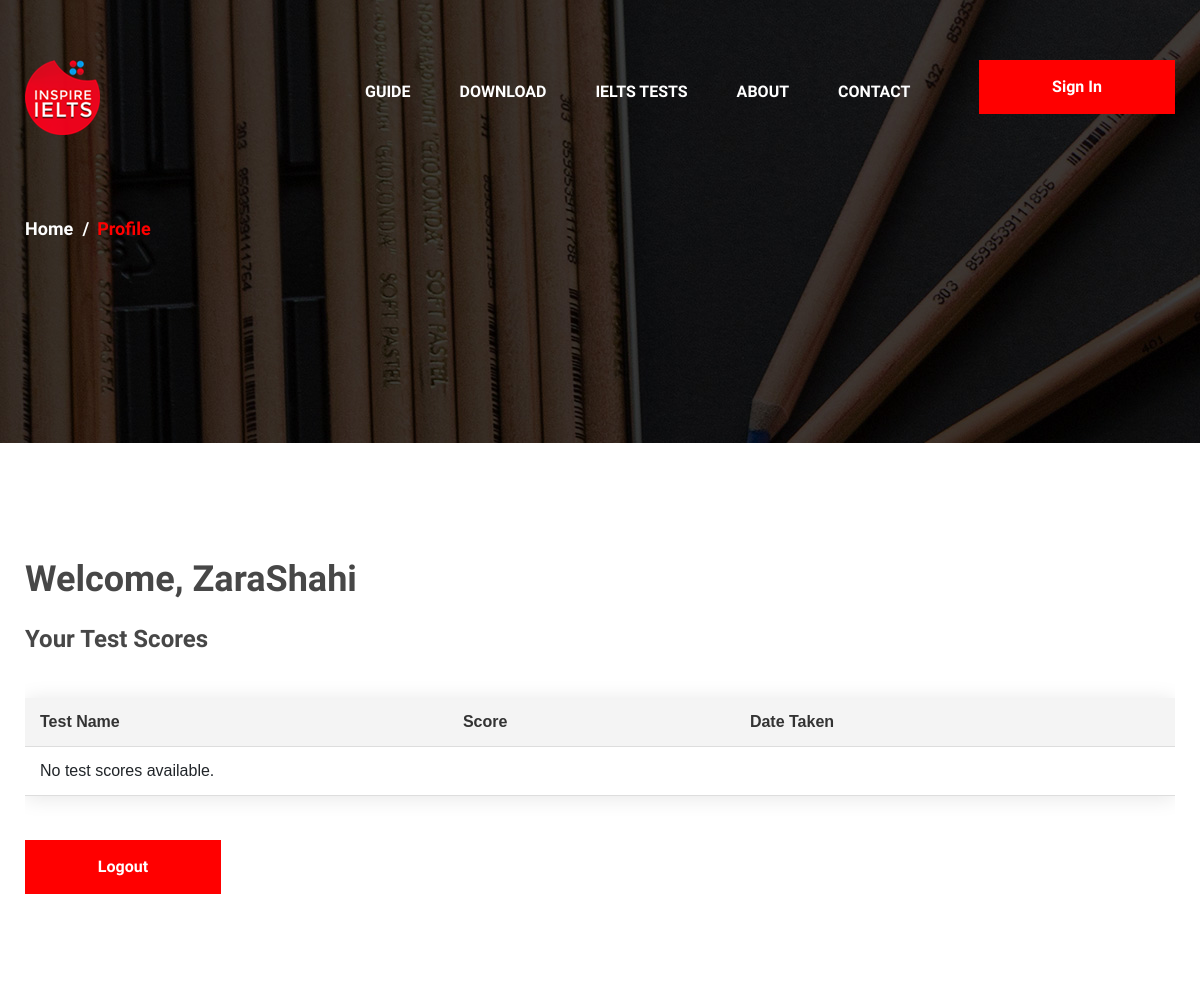
/profile/ (signed in, upper part), run on an earlier commit of the app's database.
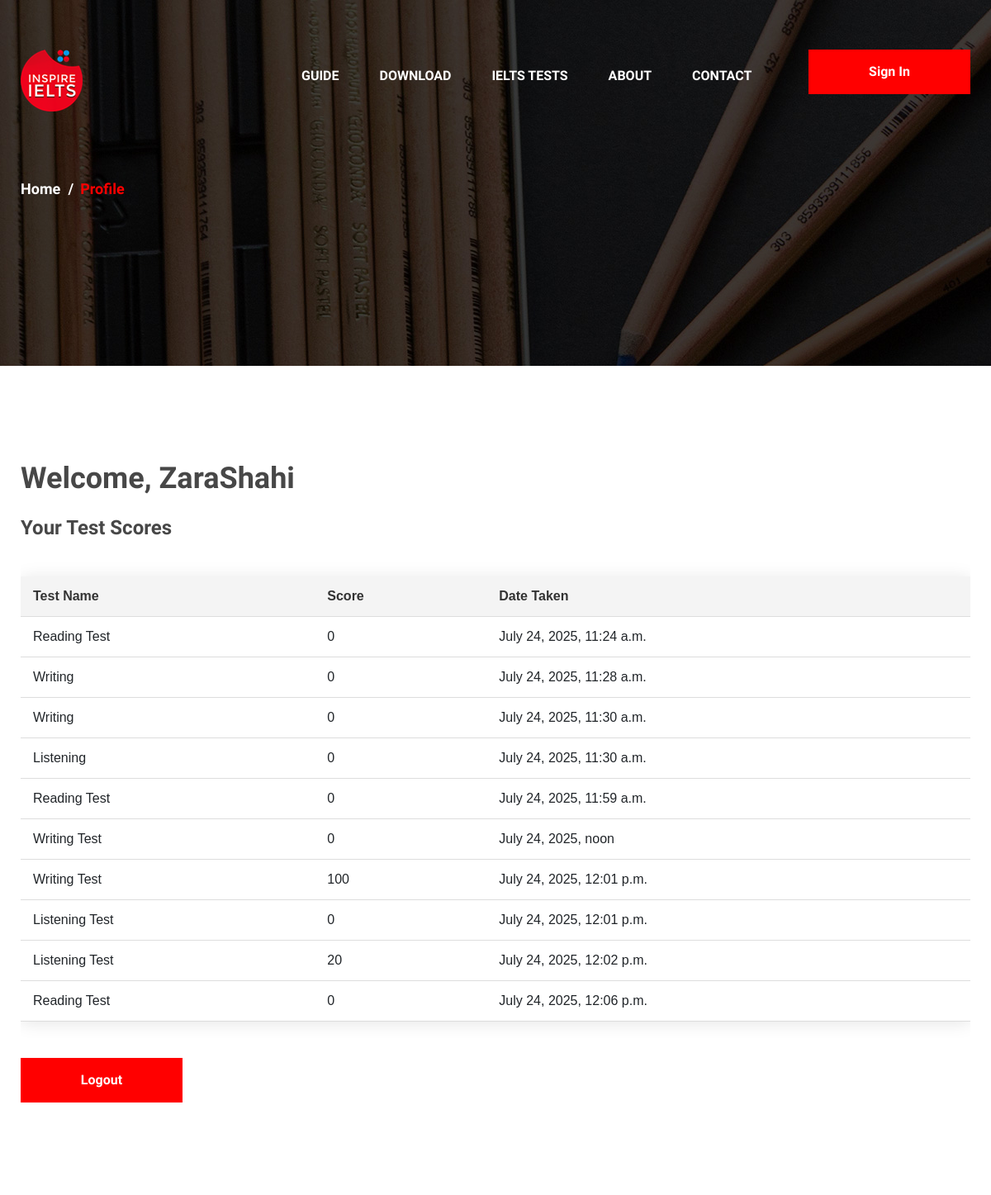
And on a later commit of the database.
### ieltstest/models.py (models this page shows, shortened)
class TestScore(models.Model):
    user = models.ForeignKey(User, on_delete=models.CASCADE)
    test_name = models.CharField(max_length=100)
    score = models.IntegerField()
    date_taken = models.DateTimeField(auto_now_add=True)

### ieltstest/views.py (the view)
# urls.py: path('profile/', profile, name='profile'),
def profile(request):
    if not request.user.is_authenticated:
        return redirect('ieltstest:signin')  # Redirect to signin page if not logged in
    scores = TestScore.objects.filter(user=request.user)
    return render(request, 'profile.html', {'scores': scores})

### ieltstest/templates/profile.html (shortened to what this page needs)
{% extends 'base.html' %}
{% load static %}
{% block content %}
    <div class="page-info-section set-bg" data-setbg="{% static 'img/page-bg/4.jpg' %}">
        <div class="container">
            <div class="site-breadcrumb">
                <a href="{% url 'ieltstest:index' %}">Home</a>
                <span>Profile</span>
            </div>
        </div>
    </div>
    <section class="profile-page spad">
        <div class="container">
            <h2>Welcome, {{ user.username }}</h2><br/>
            <h4>Your Test Scores</h4><br/>
            <div class="table-responsive">
                <table class="score-table">
                    <thead>
                        <tr>
                            <th>Test Name</th>
                            <th>Score</th>
                            <th>Date Taken</th>
                        </tr>
                    </thead>
                    <tbody>
                        {% for score in scores %}
                        <tr>
                            <td>{{ score.test_name }}</td>
                            <td>{{ score.score }}</td>
                            <td>{{ score.date_taken }}</td>
                        </tr>
                        {% empty %}
                        <tr>
                            <td colspan="3">No test scores available.</td>
                        </tr>
                        {% endfor %}
                    </tbody>
                </table>
            </div>
            <form method="post" action="{% url 'ieltstest:logout' %}">
                <br/><button type="submit" class="site-btn">Logout</button>
            </form>
        </div>
    </section>
{% endblock %}

What changed in the data, as far as the page shows it:
added TestScore: test_name "Reading Test", score "0", date_taken "July 24, 2025, 11:24 a.m."
added TestScore: test_name "Writing", score "0", date_taken "July 24, 2025, 11:28 a.m."
added TestScore: test_name "Writing", score "0", date_taken "July 24, 2025, 11:30 a.m."
added TestScore: test_name "Listening", score "0", date_taken "July 24, 2025, 11:30 a.m."
added TestScore: test_name "Reading Test", score "0", date_taken "July 24, 2025, 11:59 a.m."
added TestScore: test_name "Writing Test", score "0", date_taken "July 24, 2025, noon"
added TestScore: test_name "Writing Test", score "100", date_taken "July 24, 2025, 12:01 p.m."
added TestScore: test_name "Listening Test", score "0", date_taken "July 24, 2025, 12:01 p.m."
added TestScore: test_name "Listening Test", score "20", date_taken "July 24, 2025, 12:02 p.m."
added TestScore: test_name "Reading Test", score "0", date_taken "July 24, 2025, 12:06 p.m."
Also different on the page:
text no longer shown: "No test scores available."
